Frame 1 (no input): blank canvas, image omitted
Frame 60 (the mouse pressed at the canvas centre just before this capture): blank canvas, image omitted
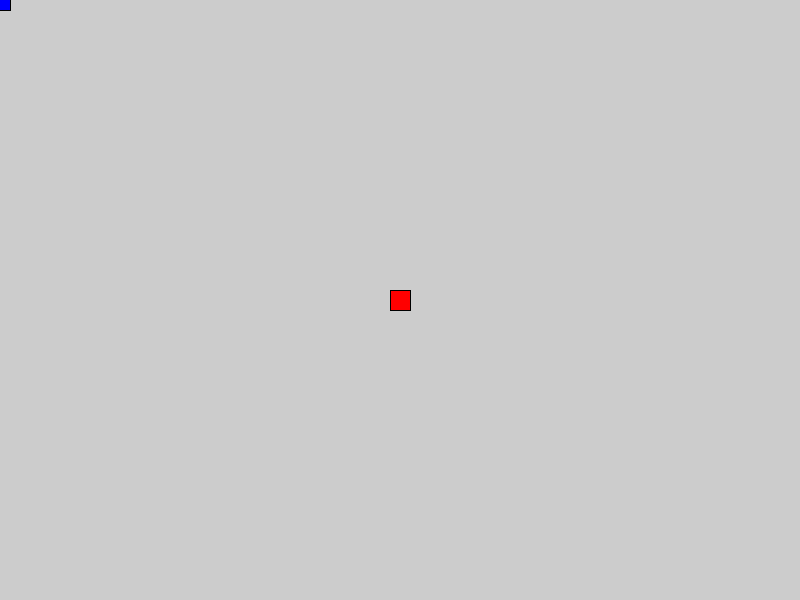
Frame 120 (the mouse held since frame 60 and released just before this capture)

The Processing sketch whose frames 1 and 60 were blank and that drew this single picture after the mouse press (run headless with seeded random() and noise(); from frame 60 on, the mouse is pressed at the canvas centre):

// Processing sketch: sketch_13
// ── sketch_13.pde
void setup()
{
   size(800,600); 
}

void draw()
{
  if(mousePressed)
  {
    fill(255,0,0);
  }else{
    fill(0,0,255);
  }
    
  rect(mouseX-10,mouseY-10,20,20);
}
